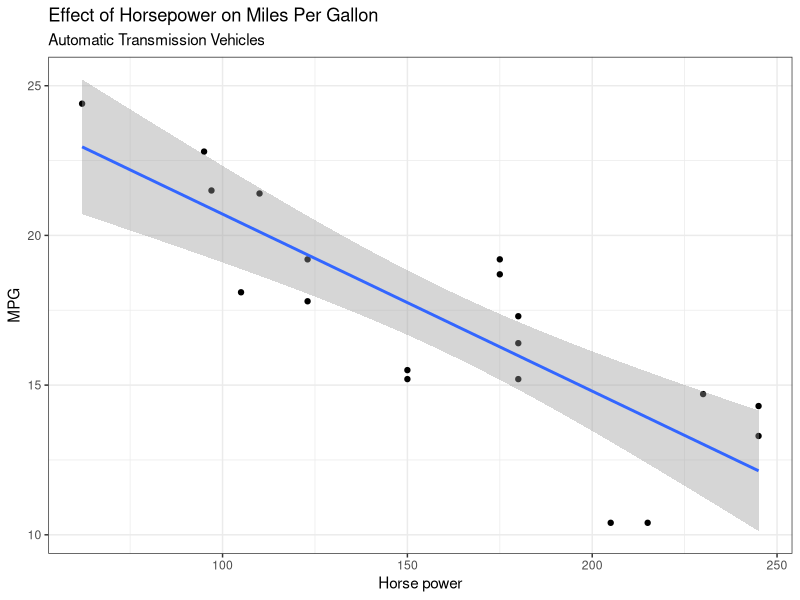
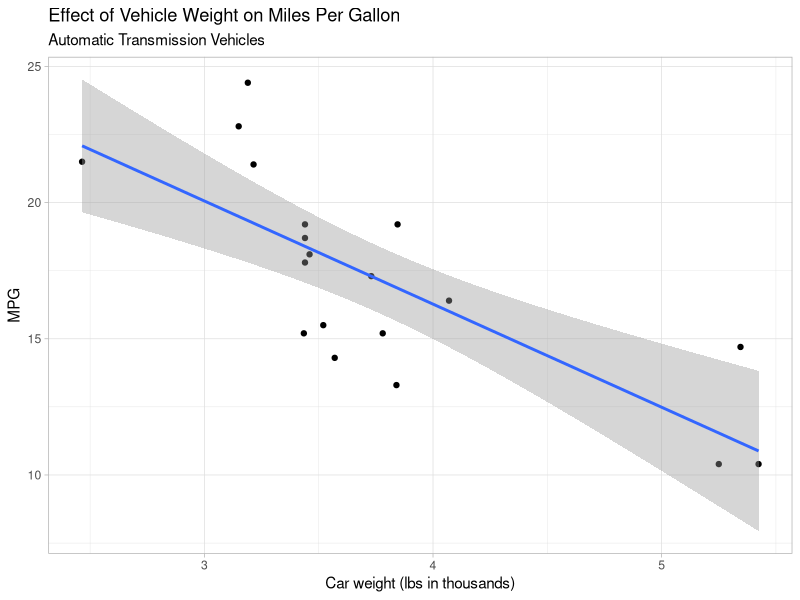
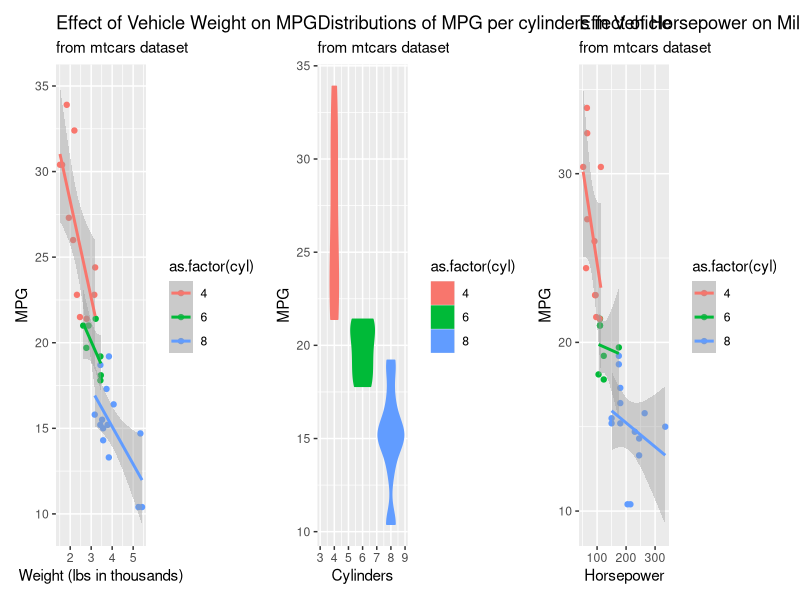

Write the R code that produced these figures, in order.
data(mtcars)
str(mtcars)

autotrans <- mtcars$am %in% "0"
autosub <- mtcars[autotrans,]

write.csv(autosub, "automatic_mtcars.csv")

library(tidyverse)
library(ggplot2)

# assignment 6 first plot MPG vs horsepower scatterplot
png(filename = "mpg_vs_hp_auto.png")
ggplot(autosub, aes(x=hp, y=mpg))+
  geom_point()+
  geom_smooth(method = "lm")+
  labs(title = "Effect of Horsepower on Miles Per Gallon", 
       x= "Horse power", y= "MPG", subtitle = "Automatic Transmission Vehicles")+
  theme_bw()
dev.off()

# assignment 6 second plot MPG vs weight scatterplot

tiff(filename = "mpg_vs_wt_auto.tiff")
ggplot(autosub, aes(x=wt, y=mpg))+
  geom_point()+
  geom_smooth(method="lm")+
  labs(title = "Effect of Vehicle Weight on Miles Per Gallon",
       subtitle = "Automatic Transmission Vehicles",
       x = "Car weight (lbs in thousands)", y="MPG")+
  theme_light()
dev.off()

# assignemtnt 6 subsets to only cars with displacements less than or equal to 200 cu.in.
data(mtcars)

displace <- filter(mtcars, disp<= 200)
write.csv(displace, "mtcars_max200_displ.csv")

# assignment 6 problems 10 and 11 find the max hp for the 3 data frames
data(mtcars)
maxhp_origional <- max(mtcars$hp)
maxhp_automatic <- max(autosub$hp)
maxhp_max200 <- max(displace$hp)

write.table(c(maxhp_origional, maxhp_automatic, maxhp_max200), "hp_maximums.txt")


# problem 12 use patchwork to combine the three graphs in to one image
library(patchwork)

y1<-ggplot(mtcars, aes(x=wt, y=(mpg), color=as.factor(cyl)))+
  geom_point()+
  geom_smooth(method = "lm")+
  labs(title = "Effect of Vehicle Weight on MPG", subtitle = "from mtcars dataset", x= "Weight (lbs in thousands)", y= "MPG")

y2 <- ggplot(mtcars, aes(x = cyl, y=mpg, fill=as.factor(cyl), color=as.factor(cyl)))+
  geom_violin()+
  labs(title = "Distributions of MPG per cylinders in Vehicle", subtitle= "from mtcars dataset", x="Cylinders", y= "MPG")

y3 <- ggplot(mtcars, aes(x= hp, y=mpg, color=as.factor(cyl)))+
  geom_point()+
  geom_smooth(method= "lm")+
  labs(title= "Effect of Horsepower on Miles Per Gallon", subtitle = "from mtcars dataset", x= "Horsepower", y="MPG")

png(filename = "combined_mtcars_plot.png")
y1 + y2 +y3
dev.off()





